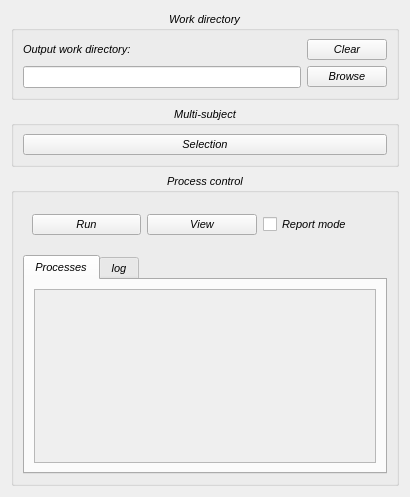
<?xml version="1.0" encoding="UTF-8"?>
<ui version="4.0">
 <class>widget_Process</class>
 <widget class="QWidget" name="widget_Process">
  <property name="geometry">
   <rect>
    <x>0</x>
    <y>0</y>
    <width>410</width>
    <height>497</height>
   </rect>
  </property>
  <property name="sizePolicy">
   <sizepolicy hsizetype="MinimumExpanding" vsizetype="Maximum">
    <horstretch>0</horstretch>
    <verstretch>0</verstretch>
   </sizepolicy>
  </property>
  <property name="minimumSize">
   <size>
    <width>410</width>
    <height>0</height>
   </size>
  </property>
  <property name="maximumSize">
   <size>
    <width>16777215</width>
    <height>500</height>
   </size>
  </property>
  <property name="font">
   <font>
    <italic>true</italic>
   </font>
  </property>
  <property name="windowTitle">
   <string>Form</string>
  </property>
  <layout class="QGridLayout" name="gridLayout_7">
   <item row="0" column="0">
    <widget class="QGroupBox" name="groupBox_WorkDirectory">
     <property name="font">
      <font>
       <pointsize>8</pointsize>
       <italic>true</italic>
      </font>
     </property>
     <property name="title">
      <string>Work directory</string>
     </property>
     <property name="alignment">
      <set>Qt::AlignCenter</set>
     </property>
     <layout class="QGridLayout" name="gridLayout_3">
      <item row="0" column="0">
       <layout class="QGridLayout" name="gridLayout_6">
        <item row="0" column="0">
         <widget class="QLabel" name="label_3">
          <property name="text">
           <string>Output work directory:</string>
          </property>
         </widget>
        </item>
        <item row="1" column="0">
         <widget class="QLineEdit" name="lineEdit_OutputWorkDirectory"/>
        </item>
        <item row="1" column="1">
         <widget class="QPushButton" name="pushButton_OutputWorkDirectory">
          <property name="text">
           <string>Browse</string>
          </property>
         </widget>
        </item>
        <item row="0" column="1">
         <widget class="QPushButton" name="pushButton_OutputWorkDirectoryClear">
          <property name="text">
           <string>Clear</string>
          </property>
         </widget>
        </item>
       </layout>
      </item>
     </layout>
    </widget>
   </item>
   <item row="1" column="0">
    <layout class="QGridLayout" name="ProcessGridLayout_3">
     <item row="0" column="0">
      <widget class="QGroupBox" name="ProcessGroupBox_MultiSubject">
       <property name="font">
        <font>
         <pointsize>8</pointsize>
        </font>
       </property>
       <property name="title">
        <string>Multi-subject</string>
       </property>
       <property name="alignment">
        <set>Qt::AlignCenter</set>
       </property>
       <layout class="QGridLayout" name="gridLayout_5">
        <item row="0" column="0">
         <widget class="QPushButton" name="pushButton_MultiSubjectSelection">
          <property name="text">
           <string>Selection</string>
          </property>
         </widget>
        </item>
       </layout>
      </widget>
     </item>
    </layout>
   </item>
   <item row="2" column="0">
    <layout class="QGridLayout" name="ProcessGridLayout_2">
     <item row="0" column="0">
      <widget class="QGroupBox" name="ProcessgroupBox_2">
       <property name="sizePolicy">
        <sizepolicy hsizetype="Preferred" vsizetype="Maximum">
         <horstretch>0</horstretch>
         <verstretch>0</verstretch>
        </sizepolicy>
       </property>
       <property name="minimumSize">
        <size>
         <width>0</width>
         <height>80</height>
        </size>
       </property>
       <property name="font">
        <font>
         <pointsize>8</pointsize>
        </font>
       </property>
       <property name="title">
        <string>Process control</string>
       </property>
       <property name="alignment">
        <set>Qt::AlignCenter</set>
       </property>
       <layout class="QGridLayout" name="gridLayout_2">
        <item row="2" column="0" colspan="2">
         <widget class="QTabWidget" name="tabWidget_ProcessAndLog">
          <property name="currentIndex">
           <number>0</number>
          </property>
          <widget class="QWidget" name="tab_Processes">
           <property name="minimumSize">
            <size>
             <width>0</width>
             <height>0</height>
            </size>
           </property>
           <attribute name="title">
            <string>Processes</string>
           </attribute>
           <layout class="QGridLayout" name="gridLayout">
            <item row="0" column="0">
             <widget class="QScrollArea" name="scrollArea_ProgressBars">
              <property name="sizePolicy">
               <sizepolicy hsizetype="MinimumExpanding" vsizetype="MinimumExpanding">
                <horstretch>0</horstretch>
                <verstretch>147</verstretch>
               </sizepolicy>
              </property>
              <property name="minimumSize">
               <size>
                <width>0</width>
                <height>147</height>
               </size>
              </property>
              <property name="widgetResizable">
               <bool>true</bool>
              </property>
              <widget class="QWidget" name="scrollAreaWidgetContents">
               <property name="geometry">
                <rect>
                 <x>0</x>
                 <y>0</y>
                 <width>340</width>
                 <height>163</height>
                </rect>
               </property>
              </widget>
             </widget>
            </item>
           </layout>
          </widget>
          <widget class="QWidget" name="tab_2">
           <attribute name="title">
            <string>log</string>
           </attribute>
           <layout class="QGridLayout" name="gridLayout_4">
            <item row="0" column="0">
             <widget class="QTextEdit" name="textEdit_LogError">
              <property name="readOnly">
               <bool>true</bool>
              </property>
             </widget>
            </item>
           </layout>
          </widget>
         </widget>
        </item>
        <item row="0" column="0">
         <widget class="QStackedWidget" name="stackedWidget_RunAndAbort">
          <property name="currentIndex">
           <number>0</number>
          </property>
          <widget class="QWidget" name="page">
           <layout class="QGridLayout" name="gridLayout_8">
            <item row="0" column="3">
             <widget class="QPushButton" name="pushButton_View">
              <property name="text">
               <string>View</string>
              </property>
             </widget>
            </item>
            <item row="0" column="2">
             <widget class="QPushButton" name="pushButton_Run">
              <property name="text">
               <string>Run</string>
              </property>
             </widget>
            </item>
            <item row="0" column="4">
             <widget class="QCheckBox" name="checkBox_ReportMode">
              <property name="text">
               <string>Report mode</string>
              </property>
             </widget>
            </item>
           </layout>
          </widget>
          <widget class="QWidget" name="page_2">
           <layout class="QGridLayout" name="gridLayout_9">
            <item row="0" column="0">
             <widget class="QPushButton" name="pushButton_Abort">
              <property name="minimumSize">
               <size>
                <width>0</width>
                <height>30</height>
               </size>
              </property>
              <property name="font">
               <font>
                <pointsize>9</pointsize>
                <weight>50</weight>
                <bold>false</bold>
               </font>
              </property>
              <property name="text">
               <string>Abort</string>
              </property>
              <property name="icon">
               <iconset>
                <normaloff>../../icons/icon-abort.png</normaloff>../../icons/icon-abort.png</iconset>
              </property>
              <property name="iconSize">
               <size>
                <width>25</width>
                <height>25</height>
               </size>
              </property>
             </widget>
            </item>
           </layout>
          </widget>
         </widget>
        </item>
       </layout>
      </widget>
     </item>
    </layout>
   </item>
  </layout>
 </widget>
 <resources/>
 <connections/>
</ui>
